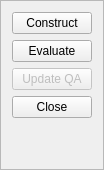
        <widget class="QFrame" name="frame_38">
         <property name="sizePolicy">
          <sizepolicy hsizetype="Preferred" vsizetype="MinimumExpanding">
           <horstretch>0</horstretch>
           <verstretch>0</verstretch>
          </sizepolicy>
         </property>
         <property name="minimumSize">
          <size>
           <width>0</width>
           <height>20</height>
          </size>
         </property>
         <property name="maximumSize">
          <size>
           <width>100</width>
           <height>16777215</height>
          </size>
         </property>
         <property name="frameShape">
          <enum>QFrame::StyledPanel</enum>
         </property>
         <property name="frameShadow">
          <enum>QFrame::Raised</enum>
         </property>
         <layout class="QVBoxLayout" name="verticalLayout_7">
          <item>
           <widget class="QPushButton" name="btnConstruct">
            <property name="font">
             <font>
              <family>Arial</family>
              <weight>50</weight>
              <bold>false</bold>
             </font>
            </property>
            <property name="text">
             <string>Construct</string>
            </property>
           </widget>
          </item>
          <item>
           <widget class="QPushButton" name="btnEvaluate">
            <property name="enabled">
             <bool>true</bool>
            </property>
            <property name="font">
             <font>
              <weight>50</weight>
              <bold>false</bold>
             </font>
            </property>
            <property name="text">
             <string>Evaluate</string>
            </property>
           </widget>
          </item>
          <item>
           <widget class="QPushButton" name="btnUpdateQA">
            <property name="enabled">
             <bool>false</bool>
            </property>
            <property name="font">
             <font>
              <weight>50</weight>
              <bold>false</bold>
             </font>
            </property>
            <property name="text">
             <string>Update QA</string>
            </property>
           </widget>
          </item>
          <item>
           <widget class="QPushButton" name="btnClose">
            <property name="font">
             <font>
              <weight>50</weight>
              <bold>false</bold>
             </font>
            </property>
            <property name="text">
             <string>Close</string>
            </property>
           </widget>
          </item>
          <item>
           <spacer name="verticalSpacer">
            <property name="orientation">
             <enum>Qt::Vertical</enum>
            </property>
            <property name="sizeHint" stdset="0">
             <size>
              <width>20</width>
              <height>40</height>
             </size>
            </property>
           </spacer>
          </item>
         </layout>
        </widget>
